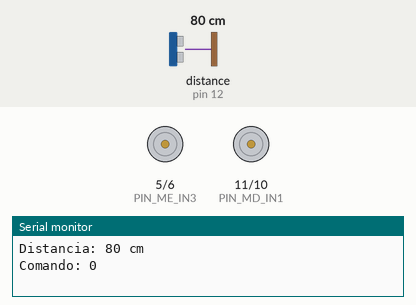
This program was run on a simulated Arduino Uno, built with avr-gcc and run on an emulated ATmega328P. On the bench: motor-driver pin pairs drawn as motors (green arrow = first pin HIGH = forward, orange = second pin HIGH = backward, longer = more drive), the last lines printed to the serial monitor. The test bench sets the inputs (shaded band); at power-on: distance to the obstacle (sensor on pin 12) 80 cm. The echo pulse lasts 58.3 µs per cm.

Above: at 1.8 s.
1.9 s: distance to the obstacle (sensor on pin 12) set to 43 cm
3.4 s: distance to the obstacle (sensor on pin 12) set to 35 cm
At 4.8 s:
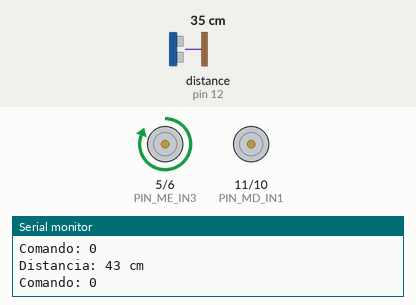
5.5 s: distance to the obstacle (sensor on pin 12) set to 21 cm
7.2 s: distance to the obstacle (sensor on pin 12) set to 18 cm
At 9.2 s:
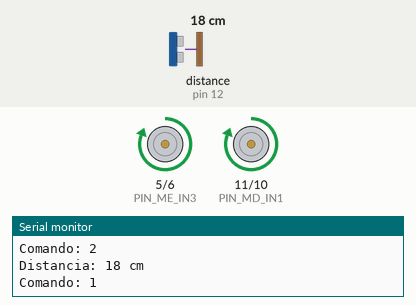
9.5 s: distance to the obstacle (sensor on pin 12) set to 60 cm
At 11.2 s:
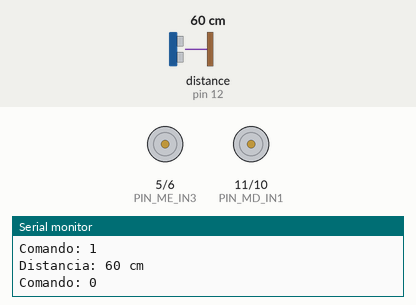
11.5 s: distance to the obstacle (sensor on pin 12) set to 37 cm
At 13.0 s:
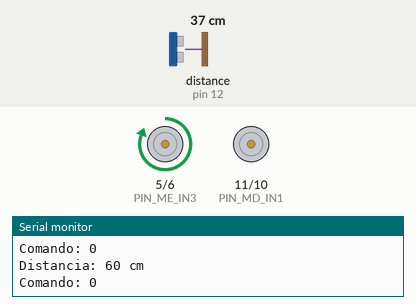
Timing chart, 0 to 14.5 s (numbered marks = the images above; inputs shaded):
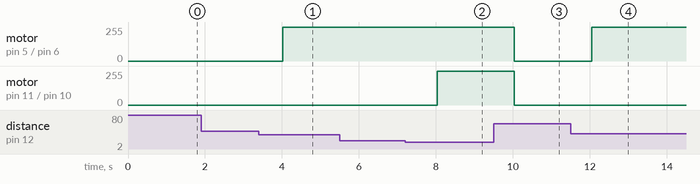

The program:

main.cpp
```cpp
#include <Arduino.h>
#include "main.h"
#include "SoftwareSerial.h"
#include "HCSR04.h"

//habilito ou nao o uso da serial para comounicacao com um servidor web
//neste caso o arduino trabalha somente como uma remota
#define WEB_CLIENT_SERIAL_ENABLE 0

// DEFINE PINAGENS SENSORES E LEDS
int Led_BUILTIN  = 13;
int Led_DIR      = 3;
int Led_ESQ      = 4;
int Led_CIMA     = 5;
int Led_BAIXO    = 6;

#define PIN_MD_IN1  11
#define PIN_MD_IN2  10
#define PIN_ME_IN3  5
#define PIN_ME_IN4  6

#define P_TRIG 13
#define P_ECHO 12

UltraSonicDistanceSensor distanceSensor(P_TRIG, P_ECHO);

int PIN_TX = 11;
int PIN_RX = 10;

uint8_t ledcomm=0;

uint8_t comando;
bool vardir;
bool varesq;
bool varcima;
bool varbaixo;
bool toogle;

#if WEB_CLIENT_SERIAL_ENABLE
SoftwareSerial espserial(PIN_RX,PIN_TX);
uint8_t rxdata[2];
#endif
//=============================
// SETUP CONFIG

void setup() {
  Serial.begin(9600);
  while (!Serial) {
    ; // wait for serial port to connect. Needed for native USB port only
  }

#if WEB_CLIENT_SERIAL_ENABLE
  espserial.begin(9600);
#endif

  pinMode(Led_BUILTIN, OUTPUT);
  pinMode(PIN_MD_IN1, OUTPUT);
  pinMode(PIN_MD_IN2, OUTPUT);
  pinMode(PIN_ME_IN3, OUTPUT);
  pinMode(PIN_ME_IN4, OUTPUT);

}

#if WEB_CLIENT_SERIAL_ENABLE
uint8_t comunicaweb(){

  uint8_t ret=0;
  uint8_t readbyte;

  //espera uma pergunta da ESP
  if (espserial.available() ) {
    readbyte = espserial.read();
    if (readbyte < 5){
      comando = readbyte;
      ret = 1;
    }
  }

  //envia resposta
  if (ret){
    Serial.print("cmd=");
    Serial.println(comando);
    ledcomm = !ledcomm;
    digitalWrite(Led_BUILTIN, ledcomm);

    rxdata[0] = comando;
    espserial.write(rxdata[0]);
  }
  return ret;
}
#endif

void loop() {
  uint8_t ret=0;
  uint16_t dist=0;

 #if WEB_CLIENT_SERIAL_ENABLE
 ret = comunicaweb();
  if (ret){
      switch (comando) {
        case CMD_DIR:
          vardir = !vardir;
          digitalWrite(Led_DIR, vardir);
          break;
        case CMD_ESQ:
          varesq = !varesq;
          digitalWrite(Led_ESQ, varesq);
          break;
        case CMD_CIMA:
          digitalWrite(PIN_ME_IN3, HIGH);
          digitalWrite(PIN_ME_IN4, LOW);
          break;
        case CMD_BAIXO:
          digitalWrite(PIN_ME_IN3, LOW);
          digitalWrite(PIN_ME_IN4, HIGH);
          break;
        default:
          break;
      }
  }
#endif

  dist = distanceSensor.measureDistanceCm();
  if (dist < 20){
    digitalWrite(PIN_MD_IN1, HIGH);
    digitalWrite(PIN_MD_IN2, LOW);
    comando = CMD_DIR;
  }
  else {
    if (dist < 40) {
      digitalWrite(PIN_ME_IN3, HIGH);
      digitalWrite(PIN_ME_IN4, LOW);
      comando = CMD_ESQ;
    }
    else{
      comando = 0;
      digitalWrite(PIN_MD_IN1, LOW);
      digitalWrite(PIN_MD_IN2, LOW);
      digitalWrite(PIN_ME_IN3, LOW);
      digitalWrite(PIN_ME_IN4, LOW);
    }
  }

  delay(1000);

  Serial.print("Distancia: ");
  Serial.print(dist);
  Serial.println(" cm");
  Serial.print("Comando: ");
  Serial.println(comando);


}


 
```

main.h
```cpp
#ifndef MAIN_H
#define MAIN_H

#include "stdint.h"

enum Ecommandtype {
  CMD_NENHUM = 0,
  CMD_DIR = 1,
  CMD_ESQ = 2,
  CMD_CIMA = 3,
  CMD_BAIXO = 4
};

// Structure da mensagem para enviar para ARDUINO
#define HEADER_MSG 0xca
#define FOOTER_MSG 0xfe

typedef struct struct_message {
  uint8_t header;
  uint8_t command;
} struct_message;


#endif
```

Measured:
- the behaviour switches between 40 and 39 cm on distance to the obstacle (sensor on pin 12) (found by bisection; images 0 and 1)
- the behaviour switches between 20 and 19 cm on distance to the obstacle (sensor on pin 12) (found by bisection; images 1 and 2)
- after the input at 3.4 s, motor on pin 5 (PIN_ME_IN3) / pin 6 (PIN_ME_IN4): stopped → forward 255/255 after 0.62 s
- after the input at 7.2 s, motor on pin 11 (PIN_MD_IN1) / pin 10 (PIN_MD_IN2): stopped → forward 255/255 after 0.83 s
- after the input at 9.5 s, motor on pin 5 (PIN_ME_IN3) / pin 6 (PIN_ME_IN4), motor on pin 11 (PIN_MD_IN1) / pin 10 (PIN_MD_IN2): forward 255/255 → stopped after 0.54 s
- after the input at 11.5 s, motor on pin 5 (PIN_ME_IN3) / pin 6 (PIN_ME_IN4): stopped → forward 255/255 after 0.55 s
